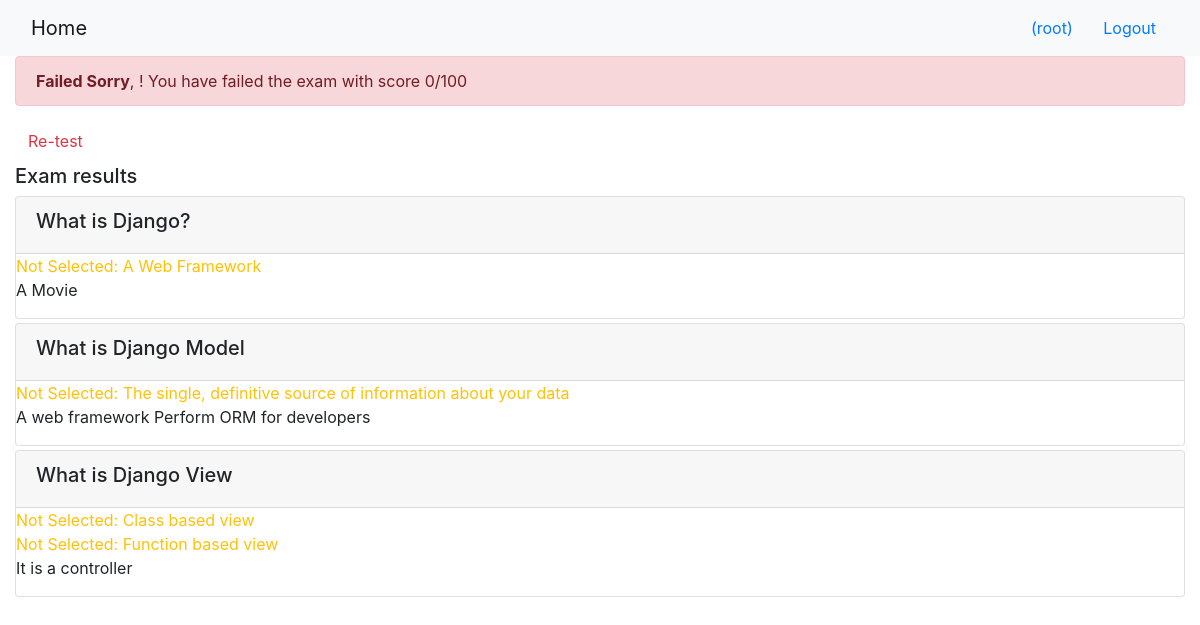
The page /onlinecourse/course/1/submission/1/result/ (signed in) on the database its author committed.
### onlinecourse/models.py (models this page shows)
class Question(models.Model):
    question_text = models.CharField(max_length=200, default="title")
    grade = models.IntegerField(default=0)
    course = models.ForeignKey(Course, on_delete=models.CASCADE)

class Choice(models.Model):
    choice_text = models.CharField(max_length=200, default="title")
    is_correct = models.BooleanField(default=False)
    question = models.ForeignKey(Question, on_delete=models.CASCADE)

### onlinecourse/views.py (the view)
# urls.py: path('course/<int:course_id>/submission/<int:submission_id>/result/', views.show_exam_result, name='show_exam_result'),
def show_exam_result(request, course_id, submission_id):
    course = get_object_or_404(Course, pk=course_id)
    submission = get_object_or_404(Submission, pk=submission_id)
    score = 0
    totalScore = 0
    context = {}
    selected_ids = []
    for choice in submission.choices.all():
        selected_ids.append(choice.id)
    for question in course.question_set.all():
        totalScore = totalScore + question.grade
        if isCorrect(selected_ids, question.choice_set):
            score = score + question.grade
    context['grade'] = (score / totalScore)*100
    context['selected_ids'] = selected_ids
    context['course'] = course
    return render(request, 'onlinecourse/exam_result_bootstrap.html', context)

### onlinecourse/views.py (called while the page is built)
def isCorrect(selected_choices, choices):
    correct_choices = choices.filter(is_correct=True)
    correct_choices_ids = []
    for correct_choice in correct_choices:
        correct_choices_ids.append(correct_choice.id)
        if correct_choice.id not in selected_choices:
            return False
    return True

### onlinecourse/templates/onlinecourse/exam_result_bootstrap.html (shortened to what this page needs)
<!DOCTYPE html>
<html lang="en">
<head>
    {% load static %}
    <link rel="stylesheet" href="https://maxcdn.bootstrapcdn.com/bootstrap/4.5.2/css/bootstrap.min.css">
</head>
<body>
 <nav class="navbar navbar-light bg-light">
    <div class="container-fluid">
        <div class="navbar-header">
              <a class="navbar-brand" href="{% url 'onlinecourse:index' %}">Home</a>
        </div>
        <ul class="nav navbar-nav navbar-right">
            {% if user.is_authenticated %}
            <li>
                <a class="btn btn-link" href="#">{{ user.first_name }}({{ user.username }})</a>
                <a class="btn btn-link" href="{% url 'onlinecourse:logout' %}">Logout</a>
            </li>
            {% endif %}
        </ul>
    </div>
</nav>
<div class="container-fluid">
    {% if grade > 80 %}
    <div class="alert alert-success">
       <b>Congratulations, {{ user.first_name }}!</b> You have passed the exam and completed the course with score {{grade|floatformat:"0"}}/100
    </div>
        {% else %}
        <div class="alert alert-danger">
            <b>Failed Sorry</b>, {{ user.first_name }}! You have failed the exam with score {{grade|floatformat:"0"}}/100
        </div>
        <a class="btn btn-link text-danger" href="{% url 'onlinecourse:course_details' course.id %}">Re-test</a>
        {% endif %}
        <div class="card-columns-vertical mt-1">
        <h5 class="">Exam results</h5>
            {% for question in course.question_set.all %}
            <div class="card mt-1">
                <div class="card-header"><h5>{{ question.question_text}}</h5></div>
                <div class="form-group">
                    {% for choice in question.choice_set.all %}
                        {% if choice.is_correct %}
                            {% if choice.id in selected_ids %}
                                <div class="text-success">
                                    Correct Answer: {{ choice.choice_text }}
                                </div>
                            {% else %}
                            <div class="text-warning">
                                Not Selected: {{ choice.choice_text }}
                            </div>
                            {% endif %}
                        {% elif choice.id in selected_ids %}
                            <div class="text-danger">
                                Incorrect Answer: {{ choice.choice_text }}
                            </div>
                        {% else %}
                            {{ choice.choice_text }}
                        {% endif %}
                    {% endfor %}
                </div>
            </div>
        {% endfor %}
        </div>
    </div>
</body>
</html>

### rows shown on the page
Question: question_text "What is Django?"
Choice: choice_text "A Web Framework"
Choice: choice_text "A Movie"
Question: question_text "What is Django Model"
Choice: choice_text "The single, definitive source of information about your data"
Choice: choice_text "A web framework"
Choice: choice_text "Perform ORM for developers"
Question: question_text "What is Django View"
Choice: choice_text "Class based view"
Choice: choice_text "Function based view"
Choice: choice_text "It is a controller"

### other values the page prints
{{ user.username }} "root"
{{ grade|floatformat:"0" }} "0"
